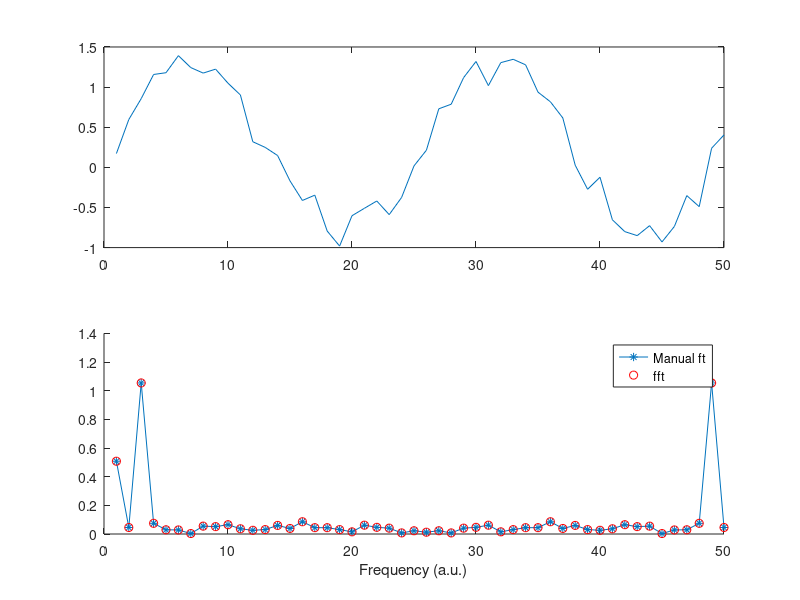

MATLAB code to generate this figure:
% Fourier Transform from scratch

% random signal
N = 50;
signal = sin(linspace(0,4*pi,N)) + rand(1,N)/2; % data
fTime = ((1:N)-1)/N;

% initialize Fourier output matrix
fourierCoefs = zeros(size(signal));

for fi=1:N
    % complex sine wave for this frequency
    fourierSine = exp(-1i*2*pi*fTime*(fi-1));
    % dot product as sum ofpoint-wise multiplications
    fourierCoefs(fi) = dot(fourierSine, signal);
    % or sum(fourierSine .* signal)
end

% divide by N to scale coefs properly
fourierCoefs = fourierCoefs/N;

% use the fft function for comparison
fourierCoefsF = fft(signal)/N;

% plot
figure(1), clf
subplot(211)
plot(signal)

% amplitude of manual fourier transform
subplot(212), hold on
plot(abs(fourierCoefs)*2, '*-')

% amplitude of fft
plot(abs(fourierCoefsF)*2, 'ro')

xlabel('Frequency (a.u.)')
legend('Manual ft', 'fft')


    
